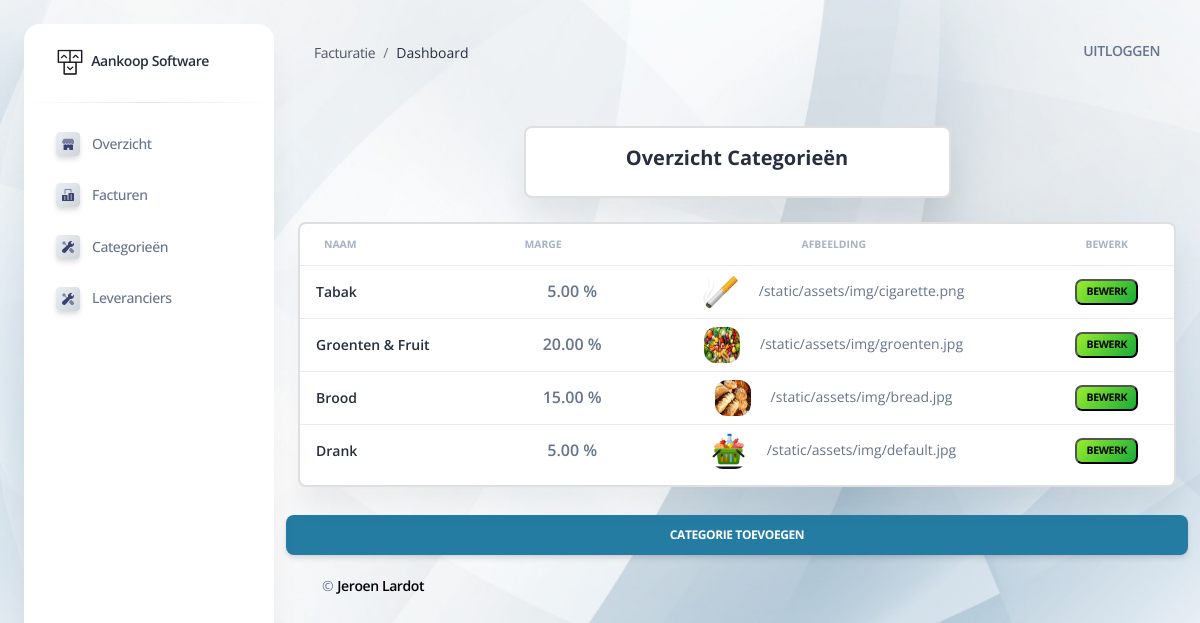
The page /categories on the database as committed earlier.
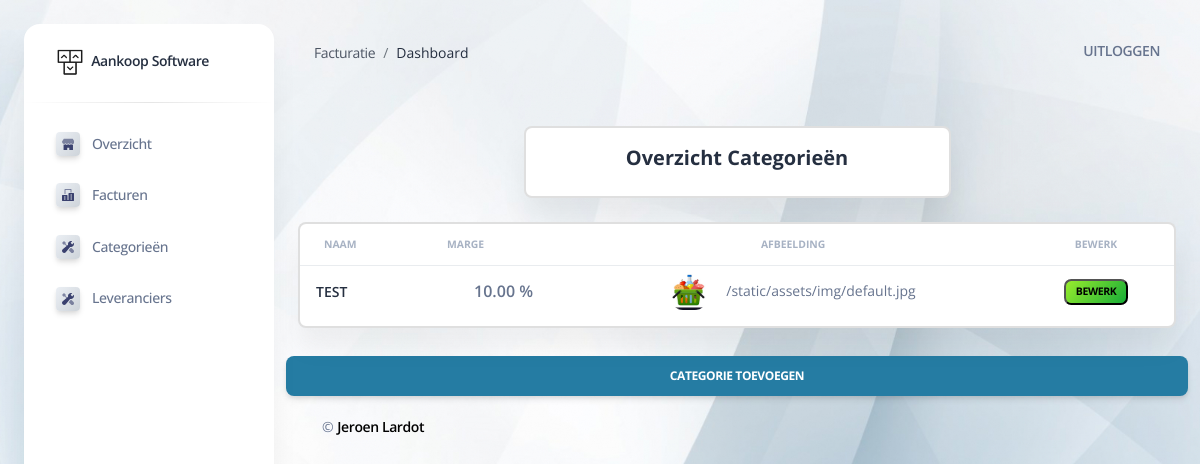
The same page on the database as committed later.
### app/models.py (models this page shows)
class Category(models.Model):
    name = models.CharField(max_length=50)
    image_link = models.CharField(max_length=200, default="/static/assets/img/default.jpg")
    cat_margin = models.DecimalField(max_digits=20,decimal_places=2, default=0.00);
    def get_absolute_url(self):
        return f"/category/{self.id}/"

### app/views.py (the view)
# urls.py: path('categories', views.category_list_view, name='categories'),
def category_list_view(request):
    queryset = Category.objects.all()
    context={
        "categories": queryset
    }
    html_template = loader.get_template('Categories.html')
    return HttpResponse(html_template.render(context, request));

### core/templates/Categories.html (shortened to what this page needs)
{% extends 'layouts/base.html' %}
{% block content %}
  <div class="container-fluid py-4">
      <div class="row mt-4">
          <div class="col-3"></div>
        <div class="col-6 mb-xl-0 mb-4">
          <div class="card ">
              <div class="card-body p-3 align-middle text-center">
                  <h5 class="text-m mb-2 text-capitalize font-weight-bolder">Overzicht Categorieën</h5>
              </div>
          </div>
        </div>
          <div class="col-3"></div>
      </div>
    <div class="row mt-4">
      <div class="col-12">
        <div class="card mb-4">
          <div class="card-body px-0 pt-0 pb-2">
            <div class="table-responsive p-0">
              <table class="table align-items-center mb-0" id="invoicetable">
                <thead>
                  <tr>
                    <th class="text-uppercase text-secondary text-xxs font-weight-bolder opacity-7 ">Naam</th>
                    <th class="text-uppercase text-secondary text-xxs font-weight-bolder opacity-7 ps-2">Marge</th>
                    <th class="text-center text-uppercase text-secondary text-xxs font-weight-bolder opacity-7">Afbeelding</th>
                    <th class="text-center text-uppercase text-secondary text-xxs font-weight-bolder opacity-7">Bewerk</th>
                  </tr>
                </thead>
                <tbody id="BodyRows">
                {% for category in categories %}
                    <tr>
                        <td>
                            <div class="d-flex px-2 py-1">
                                <div class="d-flex flex-column justify-content-center">
                                    <h6 class="mb-0 text-sm">{{category.name}}</h6>
                                </div>
                            </div>
                        </td>
                      <td class="align-middle text-center">
                        <span class="text-s font-weight-bold mb-0">{{category.cat_margin}}</span>
                        <span class="text-s font-weight-bold mb-0">%</span>
                      </td>
                        <td class="align-middle text-center text-sm">
                            <div>
                                <img src="{{category.image_link}}"class="avatar avatar-sm me-3">
                                <h9>{{category.image_link}}</h9>
                            </div>
                        </td>
                      <td class="align-middle text-center text-sm">
                          <form action="{{ category.get_absolute_url }}">
                              <button class="badge badge-sm bg-gradient-success"><a href="{{ category.get_absolute_url }}">Bewerk</a></button>
                          </form>
                      </td>
                    </tr>
                {% endfor %}
                </tbody>
              </table>
            </div>
          </div>
        </div>
      </div>
        <a class="btn bg-gradient-primary my-1 me-1" href="create_category">Categorie Toevoegen</a>
    </div>
    {% include "includes/footer.html" %}
      </div>
{% endblock content %}

### core/templates/layouts/base.html (shortened to what this page needs)
<!DOCTYPE html>
<html lang="nl">
<head>
  <link href="/static/assets/css/nucleo-icons.css" rel="stylesheet" />
  <link href="/static/assets/css/nucleo-svg.css" rel="stylesheet" />
  <link href="/static/assets/css/nucleo-svg.css" rel="stylesheet" />
  <link id="pagestyle" href="/static/assets/css/soft-ui-dashboard.css?v=1.0.0" rel="stylesheet" />
</head>
<body class="g-sidenav-show bg-gray-100">
  {% include "includes/sidebar.html" %}
  <main class="main-content mt-4 border-radius-lg">
    {% include "includes/navigation.html" %}
    {% block content %}{% endblock content %}
  </main>
</body>
</html>

### core/templates/includes/sidebar.html (shortened to what this page needs)
  <aside class="sidenav navbar navbar-vertical navbar-expand-xs border-0 border-radius-xl my-4 fixed-left ms-4 bg-white" id="sidenav-main">
    <div class="sidenav-header">
      <a class="navbar-brand m-0" href="/">
        <img src="/static/assets/img/logo-ct.png" class="navbar-brand-img h-100 w-15" alt="...">
        <span class="ms-1 font-weight-bold">Aankoop Software</span>
      </a>
    </div>
    <hr class="horizontal dark mt-0">
    <div class="collapse navbar-collapse  w-auto" id="sidenav-collapse-main">
      <ul class="navbar-nav">
        <li class="nav-item mb-1">
          <a class="nav-link {% if 'index' in segment %} active {% endif %}" href="/">
            <div class="icon icon-shape icon-xs shadow border-radius-sm bg-gradient-light text-center me-2 d-flex align-items-center justify-content-center">
            </div>
            <span class="nav-link-text ms-1">Overzicht</span>
          </a>
        </li>
        <li class="nav-item mb-1">
          <a class="nav-link {% if 'tables' in segment %} active {% endif %}" href="/invoices">
            <div class="icon icon-shape icon-xs shadow border-radius-sm bg-gradient-light text-center me-2 d-flex align-items-center justify-content-center">
            </div>
            <span class="nav-link-text ms-1">Facturen</span>
          </a>
        </li>
        <li class="nav-item mb-1">
          <a class="nav-link {% if 'rtl' in segment %} active {% endif %}" href="/categories">
            <div class="icon icon-shape icon-xs shadow border-radius-sm bg-gradient-light text-center me-2 d-flex align-items-center justify-content-center">
            </div>
            <span class="nav-link-text ms-1">Categorieën</span>
          </a>
        </li>
        <li class="nav-item mb-1">
          <a class="nav-link {% if 'rtl' in segment %} active {% endif %}" href="/suppliers">
            <div class="icon icon-shape icon-xs shadow border-radius-sm bg-gradient-light text-center me-2 d-flex align-items-center justify-content-center">
            </div>
            <span class="nav-link-text ms-1">Leveranciers</span>
          </a>
        </li>
      </ul>
    </div>
  </aside>

### core/templates/includes/navigation.html
  <nav class="navbar navbar-main navbar-expand-lg px-0 mx-4 shadow-none border-radius-xl no-print" id="navbarBlur" navbar-scroll="true">
    <div class="container-fluid px-3">
        <nav aria-label="breadcrumb">
          <ol class="breadcrumb bg-transparent mb-0 pb-1 px-0 me-sm-6 me-12">
            <li class="breadcrumb-item"><a class="opacity-8 text-dark" href="javascript:;">Facturatie</a></li>
            <li class="breadcrumb-item text-dark active" aria-current="page">
              Dashboard
            </li>
          </ol>
        </nav>
        <div class="collapse navbar-collapse me-md-0 me-4" id="navbar">
          <ul class="navbar-nav mb-2 mb-sm-0 ms-sm-auto justify-content-sm-end">
            <li class="nav-item d-flex align-items-center">
              <a href="{% url 'logout' %}"
                 class="nav-link text-body text-uppercase font-weight-bold px-0">
                Uitloggen
              </a>
            </li>
          </ul>
        </div>
    </div>
  </nav>

### core/templates/includes/footer.html
      <footer class="footer pt-3 no-print">
        <div class="container-fluid">
          <div class="row align-items-center justify-content-lg-between">
            <div class="col-lg-6 mb-lg-0 mb-4">
              <div class="copyright text-center text-sm text-muted text-lg-left">
                &copy;
                <a href="https://bit.ly/3fKQZaL" class="font-weight-bold" target="_blank">Jeroen Lardot</a>
              </div>
            </div>
          </div>
        </div>
      </footer>

### core/static/assets/css/nucleo-svg.css (style rules this page uses)
.icon { display: inline-block; color: #111111; height: 1em; width: 1em; }
.icon-xs { height: 0.5em; width: 0.5em; }
.icon { fill: currentColor; stroke: none; }

Rows that differ between the two databases and show on the page:
removed Category: name "Tabak", cat_margin "5.00", image_link (picture), image_link "/static/assets/img/cigarette.png"
removed Category: name "Groenten & Fruit", cat_margin "20.00", image_link (picture), image_link "/static/assets/img/groenten.jpg"
removed Category: name "Brood", cat_margin "15.00", image_link (picture), image_link "/static/assets/img/bread.jpg"
removed Category: name "Drank", cat_margin "5.00", image_link (placeholder picture), image_link "/static/assets/img/default.jpg"
added Category: name "TEST", cat_margin "10.00", image_link (placeholder picture), image_link "/static/assets/img/default.jpg"
